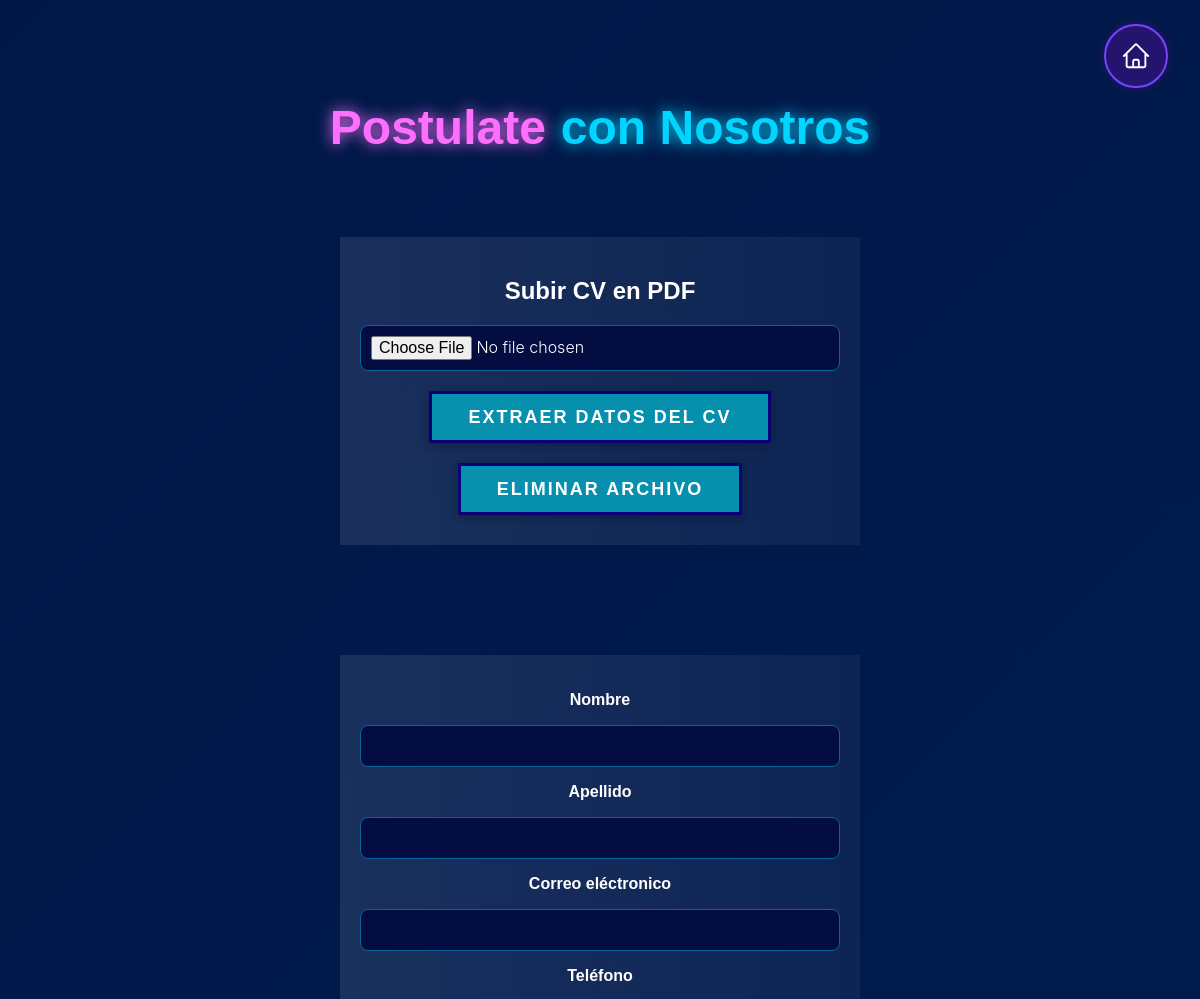
Before: /postulacionIT?idOfer=5 (upper part) with the older database file.
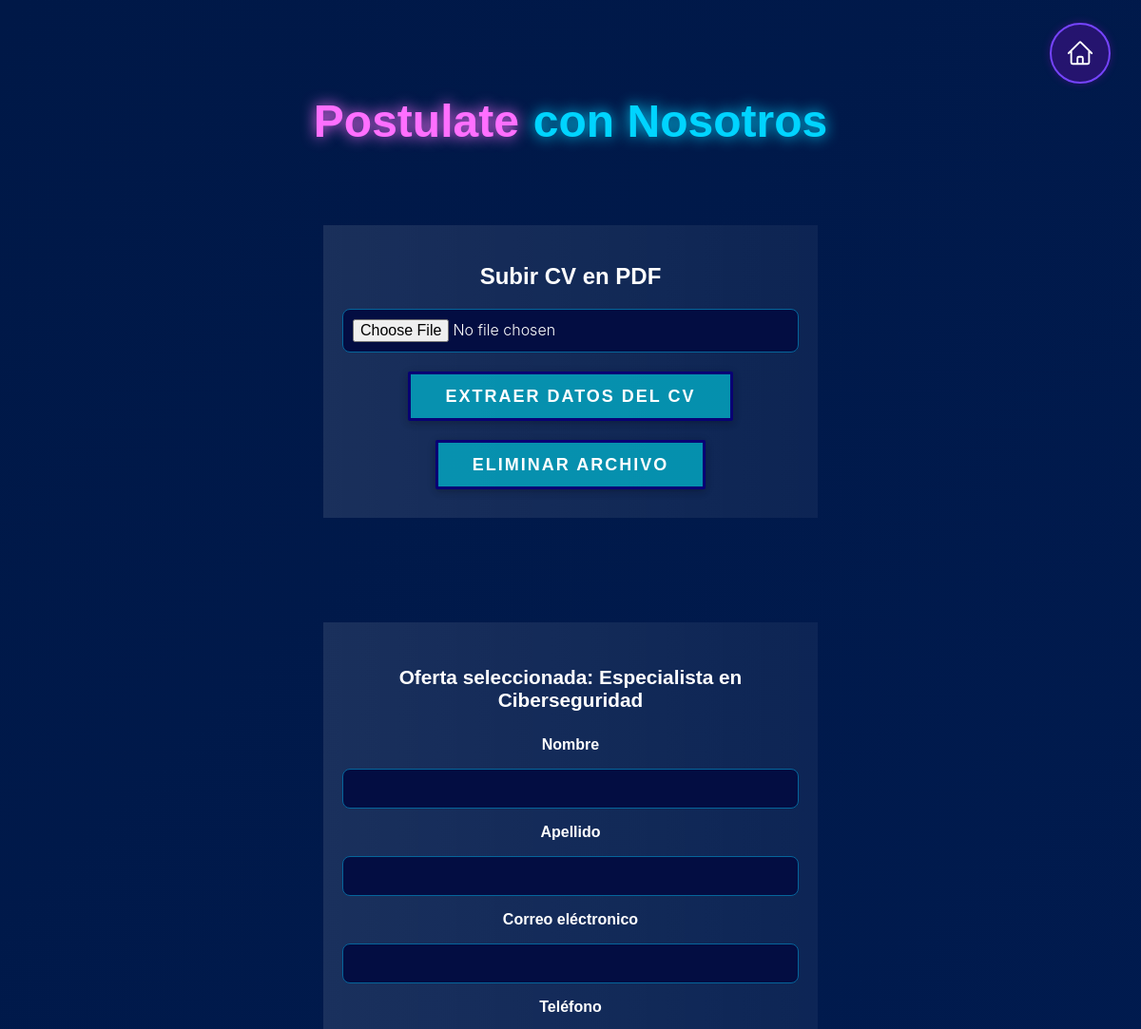
After: the same page with the newer database file.
### app.py (models this page shows)
class OfertaLaboral(db.Model):
    __tablename__ = "oferta_laboral"
    idOfer = db.Column(db.Integer, primary_key=True, autoincrement=True)
    nombre = db.Column(db.String(200), nullable=False, unique=True)
    fecha_cierre = db.Column(db.DateTime, nullable=False)
    max_candidatos = db.Column(db.Integer, nullable=False)
    cant_candidatos = db.Column(db.Integer, nullable=False, default=0)
    remuneracion = db.Column(db.String(50), nullable=False)
    beneficio = db.Column(db.String(200), nullable=True)
    descripcion = db.Column(db.String(200), nullable=True)
    estado = db.Column(db.String(50), nullable=False, default="Activa")
    modalidad = db.Column(db.String(20), nullable=False)
    usuario_responsable = db.Column(db.String(100), nullable=False)
    postulaciones = db.relationship("Postulacion", back_populates="oferta", cascade="all, delete-orphan", lazy=True)
    educaciones = db.relationship("OfertaEducacion", back_populates="oferta", cascade="all, delete-orphan", lazy=True)
    tecnologias = db.relationship("OfertaTecnologia", back_populates="oferta", cascade="all, delete-orphan", lazy=True)
    tecnologias2 = db.relationship("OfertaTecnologia2", back_populates="oferta", cascade="all, delete-orphan", lazy=True)
    habilidades = db.relationship("OfertaHabilidad", back_populates="oferta", cascade="all, delete-orphan", lazy=True)
    habilidades2 = db.relationship("OfertaHabilidad2", back_populates="oferta", cascade="all, delete-orphan", lazy=True)

### app.py (the view)
@app.route("/postulacionIT")
def postulacionIT():
    idOfer = request.args.get("idOfer")
    if idOfer:
        oferta_seleccionada = OfertaLaboral.query.get(int(idOfer))
    opciones_ofertas = [{"idOfer": oferta.idOfer, "nombre": oferta.nombre} for oferta in OfertaLaboral.query.filter(OfertaLaboral.estado != "Cerrada").all()]
    opciones_educacion = [educacion.nombre for educacion in Educacion.query.all()]
    opciones_tecnologias = [tecnologia.nombre for tecnologia in Tecnologia.query.all()]
    opciones_habilidades = [habilidad.nombre for habilidad in Habilidad.query.all()]
    opciones_tecnologias2 = [tecnologia2.nombre for tecnologia2 in Tecnologia2.query.all()]
    opciones_habilidades2 = [habilidad2.nombre for habilidad2 in Habilidad2.query.all()]
    session["opciones_ofertas"] = opciones_ofertas
    session["opciones_educacion"] = opciones_educacion
    session["opciones_tecnologias"] = opciones_tecnologias
    session["opciones_habilidades"] = opciones_habilidades
    session["opciones_tecnologias2"] = opciones_tecnologias2
    session["opciones_habilidades2"] = opciones_habilidades2
    return render_template(
        "postulacion.html",
        oferta_seleccionada=oferta_seleccionada,
        opciones_educacion=session["opciones_educacion"],
        opciones_ofertas=session["opciones_ofertas"],
        opciones_tecnologias=session["opciones_tecnologias"],
        opciones_habilidades=session["opciones_habilidades"],
        opciones_tecnologias2=session["opciones_tecnologias2"],
        opciones_habilidades2=session["opciones_habilidades2"],
        idOfer=idOfer
    )

### templates/postulacion.html (shortened to what this page needs)
<!DOCTYPE html>
<html lang="es">
<head>
    <link rel="stylesheet" href="{{ url_for('static', filename='css/postulacion.css') }}">
    <link rel="stylesheet" href="{{ url_for('static', filename='cargarCV.css') }}">
    <link rel="stylesheet" href="{{ url_for('static', filename='css/footer.css') }}">
    <link rel="stylesheet" href="{{ url_for('static', filename='css/fragments/particles.css') }}">
    <link rel="stylesheet" href="{{ url_for('static', filename='css/fragments/titles.css') }}">
</head>
<body>
    <a href="{{ url_for('portal_ofertas') }}" class="btn-portal-home" title="Volver al portal de ofertas">
        <div class="user-button">
        </div>
    </a>
    {% include "fragments/particles.html" %}
    <h1><p class="title-perfect-violet">Postulate </p><p class="title-match-blue">con Nosotros</p></h1>
    <form method="POST" action="/postulacion" enctype="multipart/form-data">
        <h2>Subir CV en PDF</h2>
        <input type="file" id="cv_pdf" name="cv_pdf" accept=".pdf" required>
        <button type="submit">Extraer datos del CV</button>
        <button type="button" onclick="limpiarArchivo()">Eliminar archivo</button>
    </form>
    <form method="POST" action="/postulacion" enctype="multipart/form-data">
        {% if oferta_seleccionada %}
            <div class="oferta-titulo-seleccionada">
                <strong>Oferta seleccionada:</strong> {{ oferta_seleccionada.nombre }}
            </div>
        {% endif %}
        <label for="nombre">Nombre</label>
        <input type="text" name="nombre" pattern="[A-Za-zÁÉÍÓÚáéíóúÑñ' ]{2,20}"
            title="Debe tener entre 2 y 20 letras, puede incluir espacios o apóstrofes"
            value="{{ precargado.nombre if precargado and precargado.nombre else '' }}" required>
        <label for="apellido">Apellido</label>
        <input type="text" name="apellido" pattern="[A-Za-zÁÉÍÓÚáéíóúÑñ' ]{2,20}"
            title="Debe tener entre 2 y 20 letras, puede incluir espacios o apóstrofes"
            value="{{ precargado.apellido if precargado and precargado.apellido else '' }}" required>
        <label for="email">Correo eléctronico</label>
        <input type="email" name="email" value="{{ precargado.email if precargado and precargado.email else '' }}"
            required>
        <label for="telefono">Teléfono</label>
    </form>
</body>
</html>

Changed rows visible on the page:
added OfertaLaboral: nombre "Especialista en Ciberseguridad"
Other visible differences:
text now shown: "Oferta seleccionada:"
